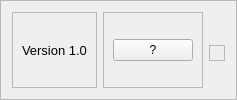
     <widget class="QFrame" name="footer_frame">
      <property name="styleSheet">
       <string notr="true">:pressed {
	background-color: rgb(172, 226, 255)
}</string>
      </property>
      <property name="frameShape">
       <enum>QFrame::StyledPanel</enum>
      </property>
      <property name="frameShadow">
       <enum>QFrame::Raised</enum>
      </property>
      <layout class="QHBoxLayout" name="horizontalLayout_5">
       <item>
        <widget class="QFrame" name="footer_left_fr">
         <property name="frameShape">
          <enum>QFrame::StyledPanel</enum>
         </property>
         <property name="frameShadow">
          <enum>QFrame::Raised</enum>
         </property>
         <layout class="QHBoxLayout" name="horizontalLayout_7">
          <item alignment="Qt::AlignLeft">
           <widget class="QLabel" name="version_lbl">
            <property name="font">
             <font>
              <pointsize>10</pointsize>
             </font>
            </property>
            <property name="text">
             <string>Version 1.0</string>
            </property>
           </widget>
          </item>
         </layout>
        </widget>
       </item>
       <item>
        <widget class="QFrame" name="footer_right_fr">
         <property name="frameShape">
          <enum>QFrame::StyledPanel</enum>
         </property>
         <property name="frameShadow">
          <enum>QFrame::Raised</enum>
         </property>
         <layout class="QHBoxLayout" name="horizontalLayout_6">
          <item alignment="Qt::AlignRight">
           <widget class="QPushButton" name="question_btn">
            <property name="sizePolicy">
             <sizepolicy hsizetype="Minimum" vsizetype="Fixed">
              <horstretch>0</horstretch>
              <verstretch>0</verstretch>
             </sizepolicy>
            </property>
            <property name="text">
             <string>?</string>
            </property>
            <property name="iconSize">
             <size>
              <width>16</width>
              <height>16</height>
             </size>
            </property>
           </widget>
          </item>
         </layout>
        </widget>
       </item>
       <item>
        <widget class="QFrame" name="size_grip">
         <property name="minimumSize">
          <size>
           <width>16</width>
           <height>16</height>
          </size>
         </property>
         <property name="maximumSize">
          <size>
           <width>10</width>
           <height>10</height>
          </size>
         </property>
         <property name="layoutDirection">
          <enum>Qt::LeftToRight</enum>
         </property>
         <property name="frameShape">
          <enum>QFrame::StyledPanel</enum>
         </property>
         <property name="frameShadow">
          <enum>QFrame::Raised</enum>
         </property>
        </widget>
       </item>
      </layout>
     </widget>
